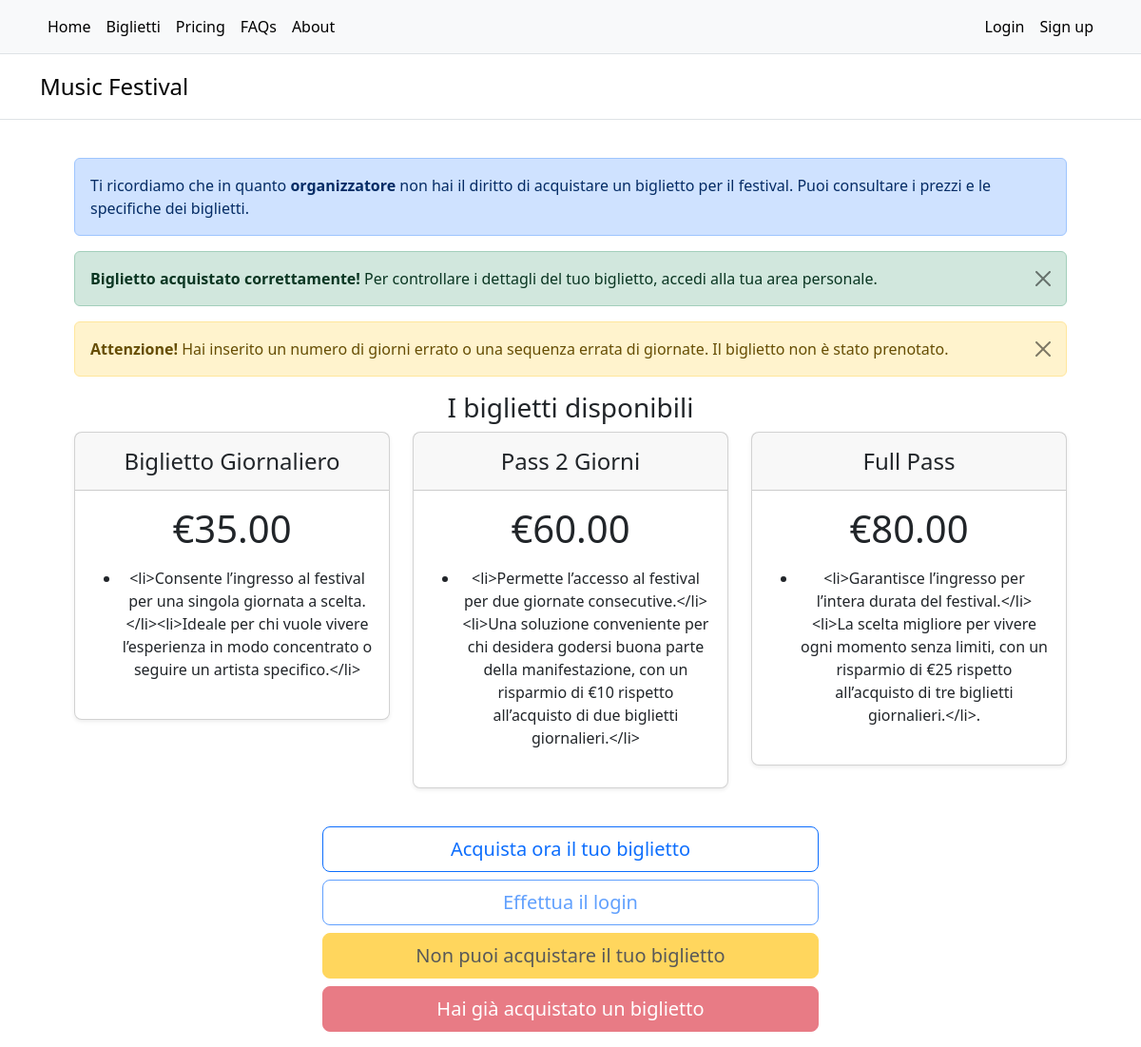
The page /biglietti on the database its author committed.
### tables this page shows
CREATE TABLE "TicketTypes" (
	"ID"	INTEGER,
	"Name"	TEXT NOT NULL UNIQUE,
	"NoOfDays"	INTEGER NOT NULL,
	"Description"	TEXT NOT NULL,
	"Cost"	TEXT NOT NULL,
	PRIMARY KEY("ID" AUTOINCREMENT)
);

### app.py (the view)
@app.route("/biglietti")
def tickets():
    tickets = dbPackage.dbTicketTypes.getTicketTypes()
    return render_template("tickets.html", tickets=tickets)

### dbPackage/dbTicketTypes.py (called while the page is built)
def formattedDescription(results):
    formatted = []
    for result in results:
        new_tuple = result[:3] + (result[3].split("-"),) + result[4:]
        formatted.append(new_tuple)
    return formatted

def getTicketTypes():
    sql = "SELECT * FROM TicketTypes"
    conn = sqlite3.connect(DATABASE)
    conn.row_factory = sqlite3.Row
    cursor = conn.cursor()
    cursor.execute(sql)
    ticketTypes = formattedDescription(cursor.fetchall())
    cursor.close()
    conn.close()
    return ticketTypes

### templates/tickets.html (shortened to what this page needs)
{% extends "base.html" %} {% block content %}
<div class="alert alert-primary" role="alert">
  Ti ricordiamo che in quanto <strong>organizzatore</strong> non hai il diritto
  di acquistare un biglietto per il festival. Puoi consultare i prezzi e le
  specifiche dei biglietti.
</div>
<div
  class="alert alert-success alert-dismissible fade show d-flex align-items-center"
  role="alert"
>
  <div>
    <strong>Biglietto acquistato correttamente!</strong>
    Per controllare i dettagli del tuo biglietto, accedi alla tua area
    personale.
  </div>
  <button
    type="button"
    class="btn-close ms-auto"
    data-bs-dismiss="alert"
    aria-label="Close"
  ></button>
</div>
<div
  class="alert alert-warning alert-dismissible fade show d-flex align-items-center"
  role="alert"
>
  <div>
    <strong>Attenzione!</strong>
    Hai inserito un numero di giorni errato o una sequenza errata di giornate.
    Il biglietto non è stato prenotato.
  </div>
  <button
    type="button"
    class="btn-close ms-auto"
    data-bs-dismiss="alert"
    aria-label="Close"
  ></button>
</div>
<header
  id="header_numeri"
  class="d-flex justify-content-center align-items-center"
>
  <h3>I biglietti disponibili</h3>
</header>
<div class="row row-cols-1 row-cols-md-3 mb-3 text-center">
  {% for ticket in tickets %}
  <div class="col">
    <div class="card mb-4 rounded-3 shadow-sm">
      <div class="card-header py-3">
        <h4 class="my-0 fw-normal">{{ ticket[1] | e}}</h4>
      </div>
      <div class="card-body">
        <h1 class="card-title pricing-card-title">€{{ticket[4] | e}}</h1>
        <ul class="list mt-3 mb-4">
          {% for point in ticket[3]%}
          <li>{{point | e}}</li>
          {% endfor %}
        </ul>
      </div>
    </div>
  </div>
  {% endfor %}
</div>
<div class="d-grid gap-2 col-12 col-md-6 mx-auto">
  {% if not ticketBooked %}
  <button
    type="button"
    class="btn btn-lg btn-outline-primary w-100"
    data-bs-toggle="modal"
    data-bs-target="#bookingModal"
  >
    Acquista ora il tuo biglietto
  </button>
  {% endif %}
  <button type="button" class="btn disabled btn-lg btn-outline-primary w-100">
    Effettua il login
  </button>
  <button type="button" class="btn disabled btn-lg btn-warning w-100">
    Non puoi acquistare il tuo biglietto
  </button>
  <button type="button" class="btn disabled btn-lg btn-danger w-100">
    Hai già acquistato un biglietto
  </button>
</div>
{% endblock %}

### templates/base.html (shortened to what this page needs)
<!DOCTYPE html>
<html lang="it">
  <head>
    <link
      href="https://cdn.jsdelivr.net/npm/bootstrap@5.3.5/dist/css/bootstrap.min.css"
      rel="stylesheet"
    />
    <link
      rel="stylesheet"
      href="{{ url_for('static', filename='css/style.css') }}"
    />
  </head>
  <body>
    <nav class="py-2 bg-body-tertiary border-bottom">
      <div class="container d-flex flex-wrap">
        <ul class="nav me-auto">
          <li class="nav-item">
            <a
              href="{{ url_for('home') }}"
              class="nav-link link-body-emphasis px-2 active"
              aria-current="page"
              >Home</a
            >
          </li>
          <li class="nav-item">
            <a
              href="{{ url_for('tickets') }}"
              class="nav-link link-body-emphasis px-2"
              >Biglietti</a
            >
          </li>
          <li class="nav-item">
            <a href="#" class="nav-link link-body-emphasis px-2">Pricing</a>
          </li>
          <li class="nav-item">
            <a href="#" class="nav-link link-body-emphasis px-2">FAQs</a>
          </li>
          <li class="nav-item">
            <a href="#" class="nav-link link-body-emphasis px-2">About</a>
          </li>
        </ul>
        <ul class="nav">
          <li class="nav-item">
            <a href="#" class="nav-link link-body-emphasis px-2">Login</a>
          </li>
          <li class="nav-item">
            <a href="#" class="nav-link link-body-emphasis px-2">Sign up</a>
          </li>
        </ul>
      </div>
    </nav>
    <header class="py-3 mb-4 border-bottom">
      <div class="container d-flex flex-wrap justify-content-center">
        <a
          href="/"
          class="d-flex align-items-center mb-3 mb-lg-0 me-lg-auto link-body-emphasis text-decoration-none"
        >
          <span class="fs-4">Music Festival</span>
        </a>
      </div>
    </header>
    <div class="container px-5 py-3">{% block content %} {% endblock %}</div>
  </body>
</html>

### rows shown on the page
TicketTypes: Name "Biglietto Giornaliero", Cost "35.00", Description "<li>Consente l’ingresso al festival per una singola giornata a scelta.</li><li>Ideale per chi vuole vivere l’esperienza in modo concentrato o seguire un artista specifico.</li>"
TicketTypes: Name "Pass 2 Giorni", Cost "60.00", Description "<li>Permette l’accesso al festival per due giornate consecutive.</li><li>Una soluzione conveniente per chi desidera godersi buona parte della manifestazione, con un risparmio di €10 rispetto all’acquisto di due biglietti giornalieri.</li>"
TicketTypes: Name "Full Pass", Cost "80.00", Description "<li>Garantisce l’ingresso per l’intera durata del festival.</li><li>La scelta migliore per vivere ogni momento senza limiti, con un risparmio di €25 rispetto all’acquisto di tre biglietti giornalieri.</li>."
